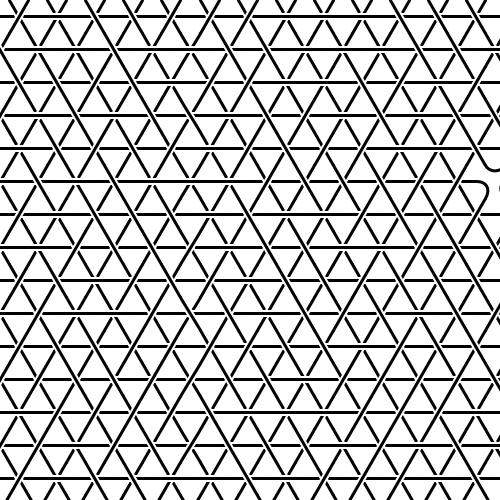
Frame 1 (no input)
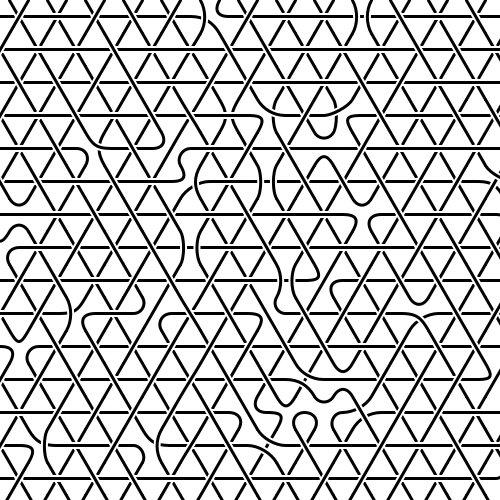
Frame 60 (the mouse pressed at the canvas centre just before this capture)
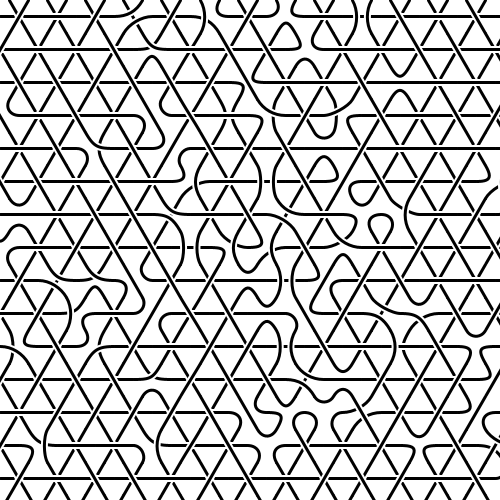
Frame 120 (the mouse held since frame 60 and released just before this capture)

The Processing sketch that drew these frames (run headless with seeded random() and noise(); from frame 60 on, the mouse is pressed at the canvas centre):

// Processing sketch: processing_5453
// ── processing_5453.pde

/* 
 * Hex Braid by Algirdas Rascius (http://mydigiverse.com).
 */
/** 
 * Click to restart. Each time parameters used to generate braid will differ.
 */ 

static final float BIG_RADIUS = 22;
static final float LINE_WIDTH = 3.0;
static final float OUTLINE_WIDTH= 7.0;

static final float DELTA_X = BIG_RADIUS * sqrt(3);
static final float DELTA_Y = BIG_RADIUS * 1.5;
static final float SMALL_RADIUS = DELTA_X / 2;

int sizeX;
int sizeY;
int cells[][];

void setup() {
  size(500, 500);
  smooth();
  sizeX = (int)(width / DELTA_X + 1);
  sizeY = (int)(height / DELTA_Y + 1);
  initialize();
}

void initialize() {
  background(255);
  for (int x=0; x<sizeX; x++) {
    for (int y=0; y<sizeY; y++) {
      drawCell(x, y, 1);
    }
  } 
}

void mouseClicked() {
   initialize();
}

void keyPressed() {
   initialize();
}

void draw() {
  int x = (int)random(0, sizeX);
  int y = (int)random(0, sizeY);
  fillCell(x, y);
  drawCell(x, y, random(0, 1));
}

void drawCell(int x, int y, float straightProbability) {
  boolean[] used = new boolean[6];
  for (int i=0; i<3; i++) {
    int s1 = nextEmpty(used, (int)random(0, 6));
    used[s1] = true;
    int s2 = random(0, 1) <= straightProbability ? (s1+3)%6 : (int)random(0, 6);
    s2 = nextEmpty(used, s2);
    used[s2] = true;
    drawConnection(x, y, s1, s2);
  }
}


int nextEmpty(boolean[] used, int i) {
  while (used[i]) {
    i = (i+1) % used.length;
  }
  return i;
}

void fillCell(int x, int y) {
  float xc = (x+0.5) * DELTA_X - (y%2==1 ? DELTA_X/2 : 0);
  float yc = (y+0.5) * DELTA_Y;
  fill(255);
  noStroke();
  beginShape();
  for (int i=0; i<=6; i++ ) {
    float a = (i+0.5)*TWO_PI/6;
    vertex(xc + BIG_RADIUS*cos(a), yc + BIG_RADIUS*sin(a));
  }
  endShape();
}

void drawConnection(int x, int y, int s1, int s2) {
  float curvature = random(0.1, 0.6);
  noFill();
  stroke(255);
  strokeWeight(OUTLINE_WIDTH);
  strokeCap(SQUARE);
  drawConnectionLine(x, y, s1, s2, curvature);
  stroke(0);
  strokeWeight(LINE_WIDTH);
  strokeCap(ROUND);
  drawConnectionLine(x, y, s1, s2, curvature);
}

void drawConnectionLine(int x, int y, int s1, int s2, float curvature) {
  float xc = (x+0.5) * DELTA_X - (y%2==1 ? DELTA_X/2 : 0);
  float yc = (y+0.5) * DELTA_Y;
  float a1 = s1*TWO_PI/6;
  float a2 = s2*TWO_PI/6;
  bezier(
    xc + SMALL_RADIUS*cos(a1), yc + SMALL_RADIUS*sin(a1),
    xc + SMALL_RADIUS*cos(a1)*curvature, yc + SMALL_RADIUS*sin(a1)*curvature,
    xc + SMALL_RADIUS*cos(a2)*curvature, yc + SMALL_RADIUS*sin(a2)*curvature,
    xc + SMALL_RADIUS*cos(a2), yc + SMALL_RADIUS*sin(a2));
}
